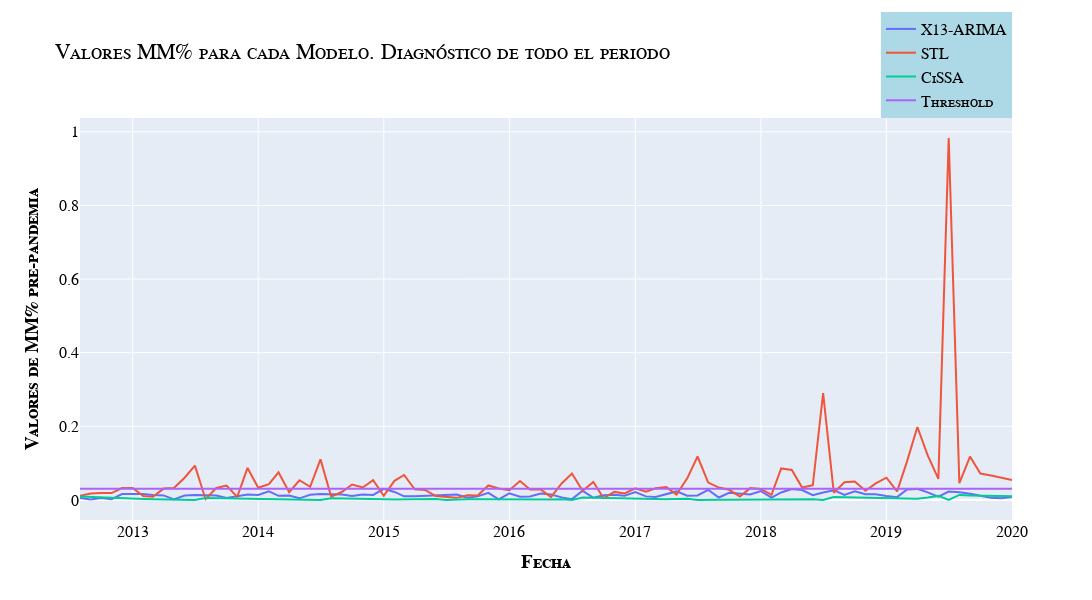

Notebook code for this chart:
### Code cell
x13 = pd.read_csv(rt+"/X13Model_out20220501/MM%_pos.csv")
stl = pd.read_csv(rt+"/STLModel_out20220501/MM%_pos.csv")
cissa = pd.read_csv(rt+"/CiSSAModel_out20220501/MM%_pos.csv")
fig = go.Figure()
fig.add_trace(go.Scatter(x=x13['ds'], y=x13.iloc[:,1], name="X13-ARIMA"))
fig.add_trace(go.Scatter(x=stl['ds'], y=stl.iloc[:,1], name="STL"))
fig.add_trace(go.Scatter(x=cissa['ds'], y=cissa.iloc[:,1], name="CiSSA"))
fig.add_trace(go.Scatter(x=cissa['ds'], y=0.03*np.ones(len(cissa)), name="Threshold"))

fig.update_layout(
    title="Valores MM% para cada Modelo. Diagnóstico de todo el periodo ",
    yaxis_title="<b>Valores de MM% pre-pandemia</b>",
    )
fig.update_layout(**generic_layouts)
fig
